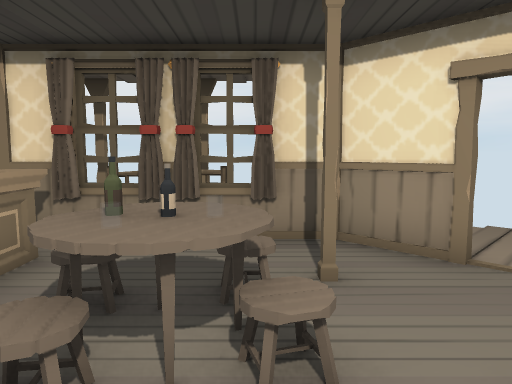
[1] (above)

17 first-person views from a walk through a 3-D level made in the Unity game engine. The camera is 1.3 m above the floor, tilts 6° down and sees 70° across. The floor is counted in squares, 1 m on a side. Each view is taken from the middle of a square. On the plan, view 1 faces up. The plan holds only what a view shows up to about 15 squares ahead; the rest is blank. Some animated figures are not drawn. Door leaves are left out, so doorways stand open.

[2]
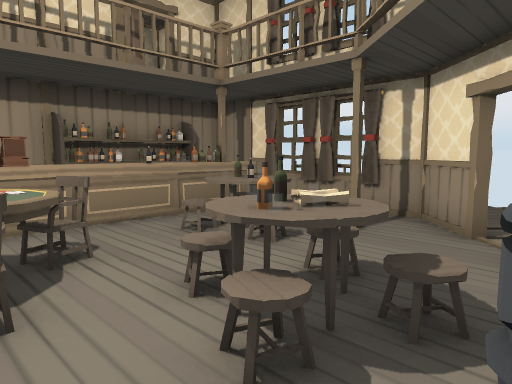

[3]
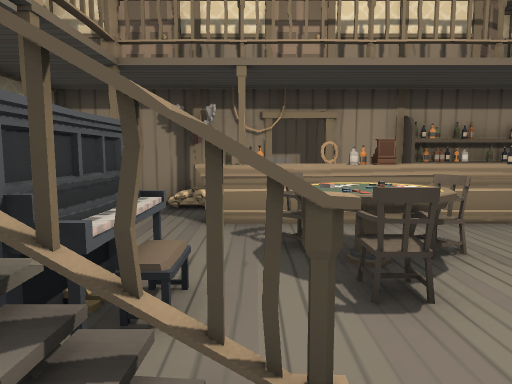

[4]
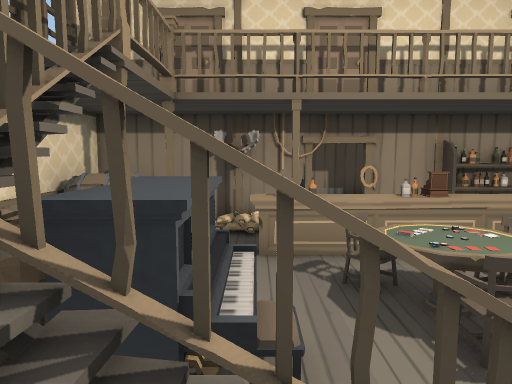

[5]
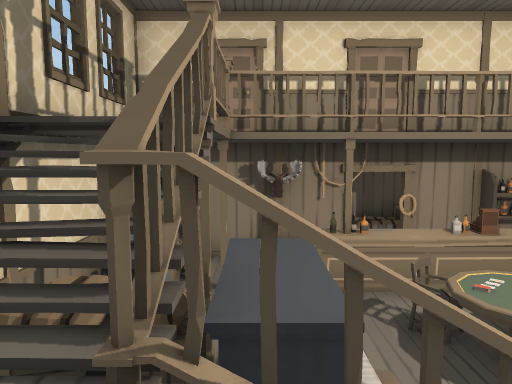

[6]
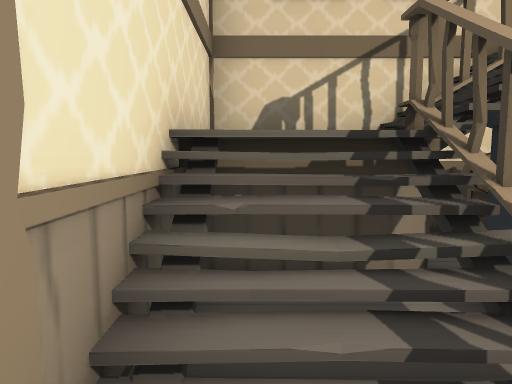

[7]
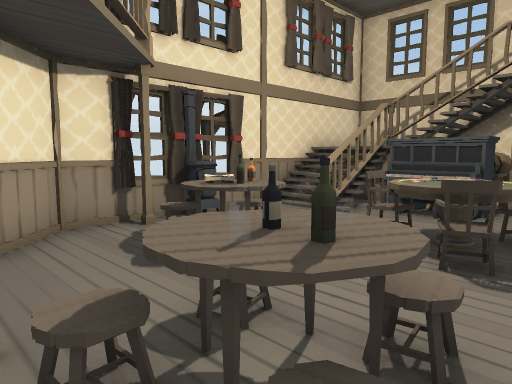

[8]
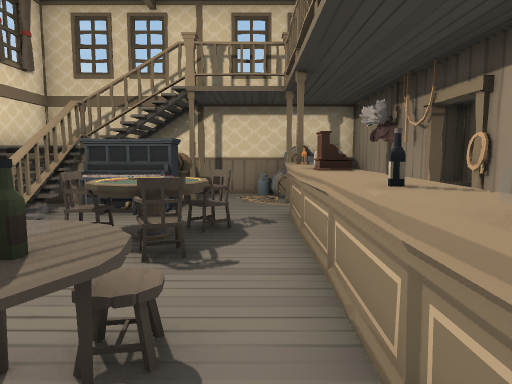

[9]
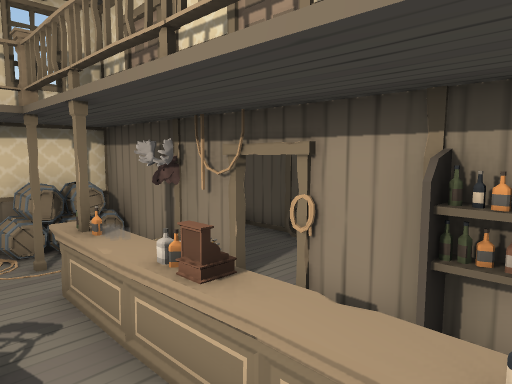

[10]
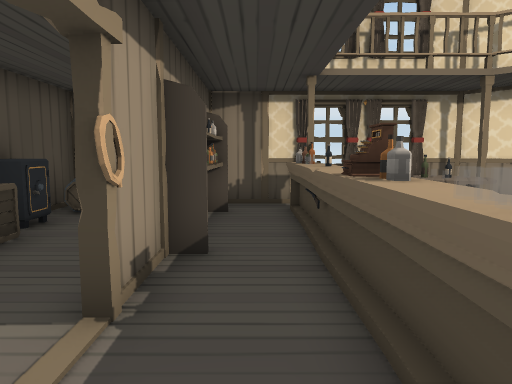

[11]
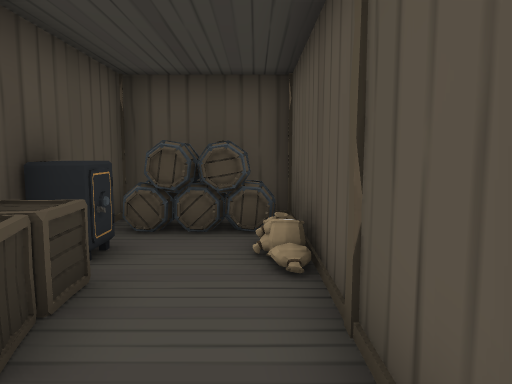

[12]
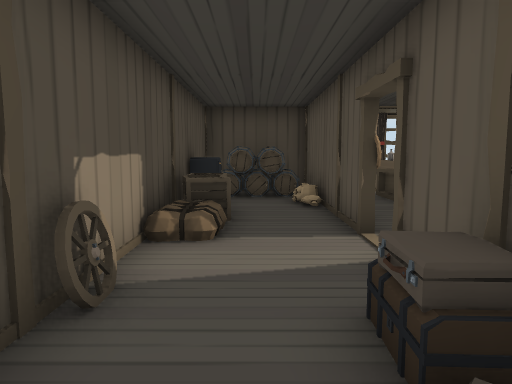

[13]
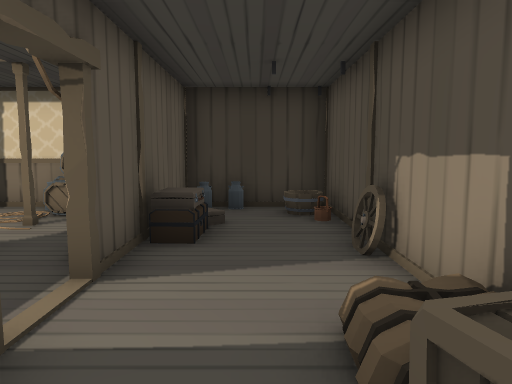

[14]
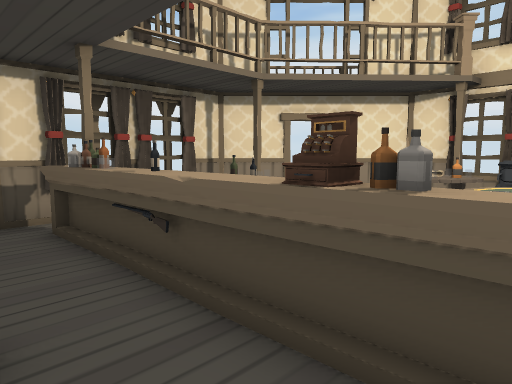

[15]
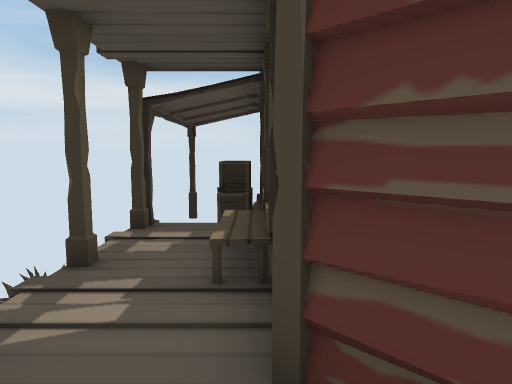

[16]
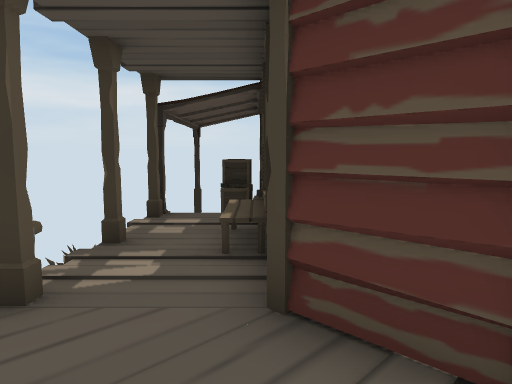

[17]
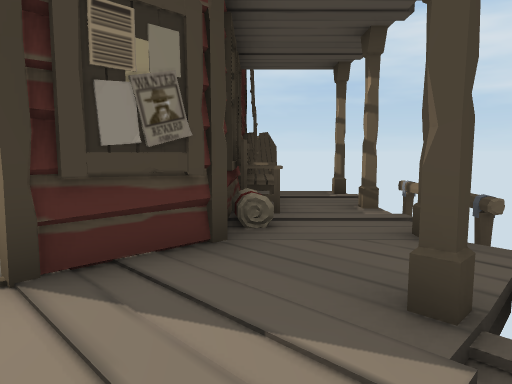

### Floor plan
Key: @ floor where view 1 was taken; # wall or solid block; x gap in a wall; . main floor; : floor 0.25 m higher than the main floor; + floor 1.5 m higher than the main floor; / step, stairs or slope; D open door; = window, fence, low wall or low ledge; ≈ water the walk keeps out of; ^ raised ledge; B bench; C curtain; T bottle; R cash register; P piano; A barrel; N container; L ladder; O other object.
Columns run from 9 left of view 1 to 8 right of it. Each row starts with its distance up from view 1.
  8            .≈
  7  O   /......#/
  6 #OOL####B##.../
  5 # AA#.xCCC#O../
  4 #AAAO.T...##D .
  3 #O. O.T.==..D#...
  2 #O..O.^.//...##.:#
  1 #O..T.^....=O##..
  0 #O..#.R.O@O=.OC..#
 -1 # ..O.R.#O...OC..O
 -2 #.....^.O#O...#..
 -3 #...O.O.O...#.#/#
 -4 O.. O.^..PO##/#
 -5 #..O#....PPP//OOO
 -6 # ./#....OO#+ OOO
 -7 # .NAAAN.OO+  OOO
 -8 ##N############OO

Where each view was taken, in squares from view 1:
view 1: 0 up, 0 right, facing up
view 2: 2 down, 4 right, facing up-left
view 3: 3 down, 4 right, facing left
view 4: 4 down, 4 right, facing left
view 5: 5 down, 4 right, facing left
view 6: 2 down, 4 right, facing down
view 7: 4 up, 2 left, facing down-right
view 8: 4 up, 2 left, facing down
view 9: 2 up, 1 left, facing down-left
view 10: 4 down, 4 left, facing up
view 11: 2 down, 6 left, facing up
view 12: 7 down, 7 left, facing up
view 13: 1 up, 7 left, facing down
view 14: 2 down, 5 left, facing up-right
view 15: 4 up, 5 right, facing down
view 16: 5 up, 5 right, facing down
view 17: 6 up, 5 right, facing left
